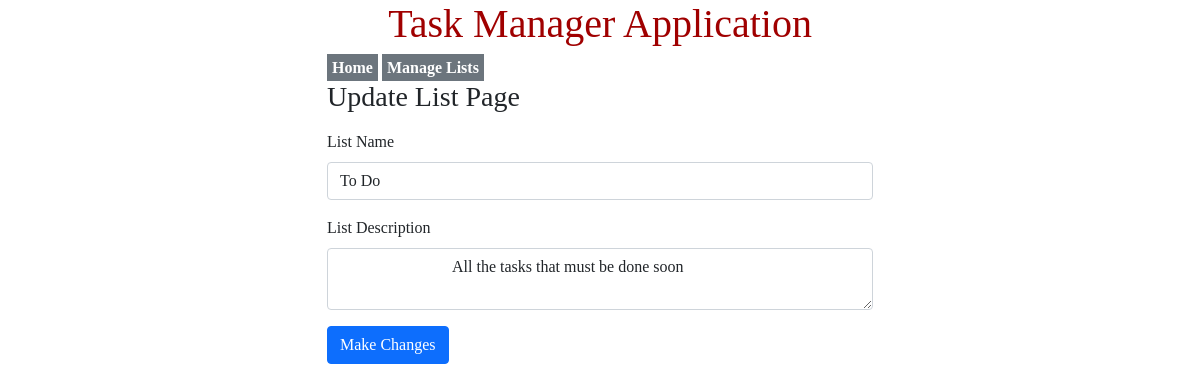
/DATABASE FILE/update-list.php?list_id=1 (signed in), run on the app's committed database.
### tables this page shows
CREATE TABLE `tbl_lists` (
  `list_id` int(10) UNSIGNED NOT NULL,
  `list_name` varchar(50) NOT NULL,
  `list_description` varchar(150) DEFAULT NULL
);

### DATABASE FILE/update-list.php (the view, shortened to what this page needs)
<?php
    if(isset($_GET['list_id']))
    {
        $list_id = $_GET['list_id'];
        $conn = mysqli_connect(LOCALHOST, DB_USERNAME, DB_PASSWORD) or die($conn);
        $sql = "SELECT * FROM tbl_lists WHERE list_id=$list_id";
        $res = mysqli_query($conn, $sql);
        if($res==true)
        {
            $row = mysqli_fetch_assoc($res);
            $list_name = $row['list_name'];
            $list_description = $row['list_description'];
        }
        else
        {
            header('location:'.SITEURL.'manage-list.php');
        }
    }
?>
<html>
    <head>
        <link rel="stylesheet" href="<?php echo SITEURL; ?>css/style.css" />
        <link href="https://cdn.jsdelivr.net/npm/bootstrap@5.0.0-beta3/dist/css/bootstrap.min.css" rel="stylesheet">
    </head>
    <body>
        <div class="container">
            <div class="row">
                <div class="col-lg-3"></div>
                <div class="col-lg-6">
                <h1 class="text-center">Task Manager Application</h1>
                <a class="btn-secondary" href="<?php echo task; ?>">Home</a>
                <a class="btn-secondary" href="<?php echo SITEURL; ?>manage-list.php">Manage Lists</a>
                <h3>Update List Page</h3>
                <form method="POST" action="">
                <div class="mb-3">
                    <label for="exampleLabel" class="form-label">List Name</label>
                    <input type="text" name="list_name" class="form-control" value="<?php echo $list_name; ?>" required="required" />
                </div>
                <div class="mb-3">
                    <label for="exampleDesc" class="form-label">List Description</label>
                    <textarea name="list_description" class="form-control">
                            <?php echo $list_description; ?>
                        </textarea>
                </div>
                <button type="submit" name="submit" class="btn btn-primary">Make Changes</button>
                </form>
                </div>
                <div class="col-lg-3"></div>
            </div>
        </div>
    </body>
</html>

### style.css (style rules this page uses)
* { margin: 0; padding: 0; font-family: verdana; }
h1 { color: #a00000; margin-bottom: 2%; }
h3 { margin: 2% 0; }
.btn-primary, .btn-secondary { padding: 5px; font-weight: bold; text-decoration: none; }
.btn-primary { background-color: #26de81; color: black; }
.btn-secondary { background-color: #778ca3; color: white; }

### data on the page
tbl_lists: list_name "To Do", list_description "All the tasks that must be done soon"
